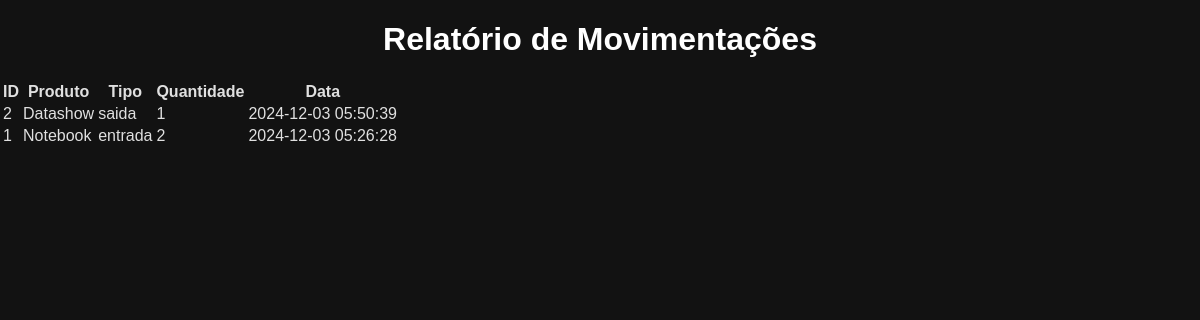
Screenshot of /relatorio (signed in) with the database file from the repository.
### tables this page shows
CREATE TABLE movimentacoes (
        id INTEGER PRIMARY KEY AUTOINCREMENT,
        produto_id INTEGER,
        tipo TEXT NOT NULL,
        quantidade INTEGER NOT NULL,
        data TIMESTAMP DEFAULT CURRENT_TIMESTAMP,
        FOREIGN KEY (produto_id) REFERENCES inventarios(id)
    );

CREATE TABLE produtos (
            id INTEGER PRIMARY KEY AUTOINCREMENT,
            nome TEXT NOT NULL,
            quantidade INTEGER NOT NULL,
            preco REAL NOT NULL
        );

### app.py (the view)
@app.route('/relatorio')
def relatorio():
    if 'username' not in session:
        return redirect(url_for('login'))
    movimentacoes = obter_movimentacoes()
    return render_template('relatorio.html', movimentacoes=movimentacoes)

### models/database.py (called while the page is built)
def get_connection():
    return sqlite3.connect('inventario.db')  # Alterado para 'inventario.db'

### models/movimentacoes.py (called while the page is built)
def obter_movimentacoes():
    conn = get_connection()
    cursor = conn.cursor()
    cursor.execute("SELECT m.id, p.nome, m.tipo, m.quantidade, m.data FROM movimentacoes m JOIN produtos p ON m.produto_id = p.id ORDER BY m.data DESC")
    movimentacoes = cursor.fetchall()
    conn.close()
    return movimentacoes

### templates/relatorio.html (shortened to what this page needs)
<!DOCTYPE html>
<html lang="en">
<head>
    <link rel="stylesheet" href="/static/style.css">
</head>
<body>
    <h1>Relatório de Movimentações</h1>
    <table>
        <thead>
            <tr>
                <th>ID</th>
                <th>Produto</th>
                <th>Tipo</th>
                <th>Quantidade</th>
                <th>Data</th>
            </tr>
        </thead>
        <tbody>
            {% for movimentacao in movimentacoes %}
            <tr>
                <td>{{ movimentacao[0] }}</td>
                <td>{{ movimentacao[1] }}</td>
                <td>{{ movimentacao[2] }}</td>
                <td>{{ movimentacao[3] }}</td>
                <td>{{ movimentacao[4] }}</td>
            </tr>
            {% endfor %}
        </tbody>
    </table>
</body>
</html>

### static/style.css (style rules this page uses)
body { background-color: #121212; color: #e0e0e0; font-family: Arial, sans-serif; margin: 0; padding: 0; }
h1 { text-align: center; color: #fff; }

### rows the page displays
movimentacoes: id "2", nome "Datashow", tipo "saida", quantidade "1", data "2024-12-03 05:50:39"
movimentacoes: id "1", nome "Notebook", tipo "entrada", quantidade "2", data "2024-12-03 05:26:28"
